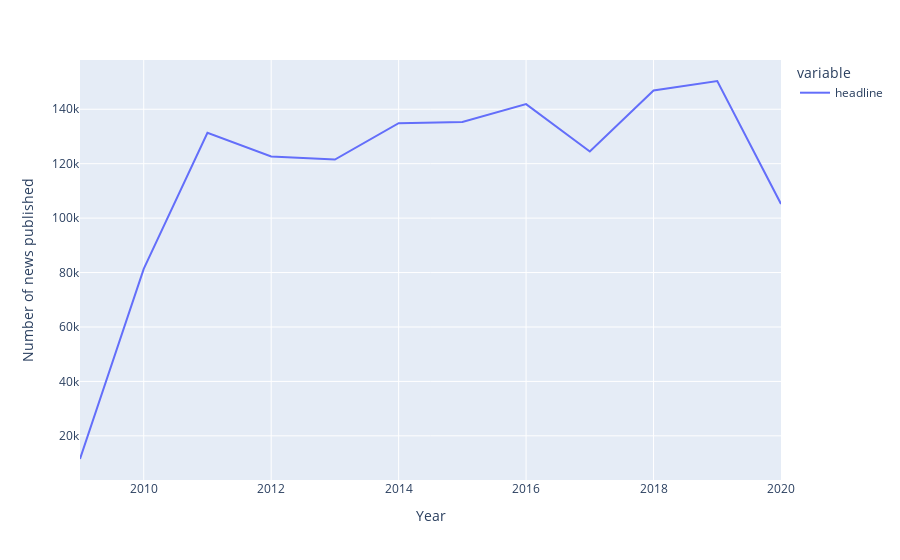

The notebook cell saved with this chart:
### Markdown cell above
**Observation**
- From the figure we can clearly see a spike in number of news published after december 2019 this might be due to corona virus.

### Code cell
px.line(
    news.groupby([news.index.year])["headline"].count(),
    labels={"value": "Number of news published", "date": "Year"},
)

### Figure 1 — Plotly figure (JSON) as saved in the notebook; plotly's stock layout.template omitted (floating-point values rounded to 4 significant figures)
{"data": [{"hovertemplate": "variable=headline<br>Year=%{x}<br>Number of news published=%{y}<extra></extra>", "legendgroup": "headline", "line": {"color": "#636efa", "dash": "solid"}, "marker": {"symbol": "circle"}, "mode": "lines", "name": "headline", "orientation": "v", "showlegend": true, "type": "scatter", "x": [2009, 2010, 2011, 2012, 2013, 2014, 2015, 2016, 2017, 2018, 2019, 2020], "xaxis": "x", "y": [11489, 81319, 131322, 122649, 121529, 134859, 135295, 141892, 124456, 146924, 150380, 105214], "yaxis": "y"}], "layout": {"legend": {"title": {"text": "variable"}, "tracegroupgap": 0}, "margin": {"t": 60}, "xaxis": {"anchor": "y", "domain": [0, 1], "title": {"text": "Year"}}, "yaxis": {"anchor": "x", "domain": [0, 1], "title": {"text": "Number of news published"}}}}
